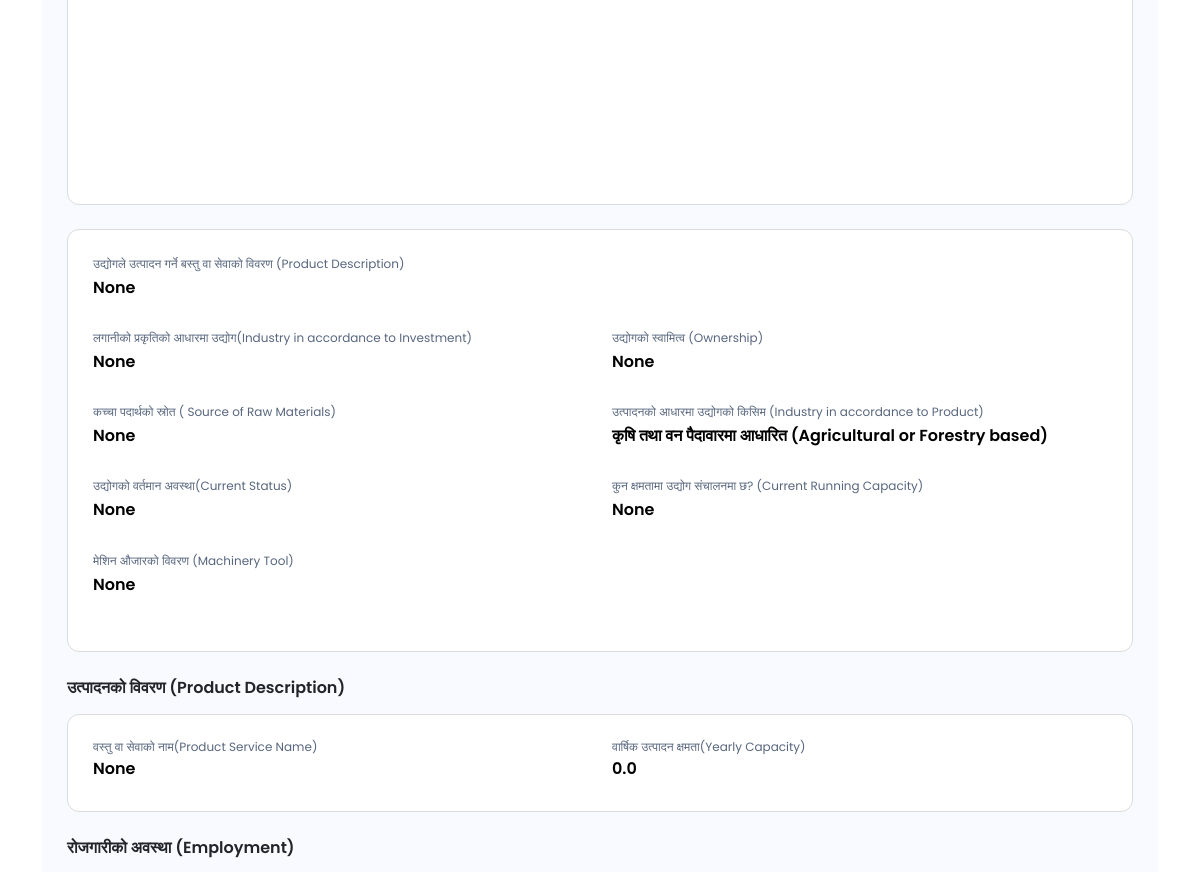
The page /industry/profile/5734/ (signed in, middle part) on the database as committed earlier.
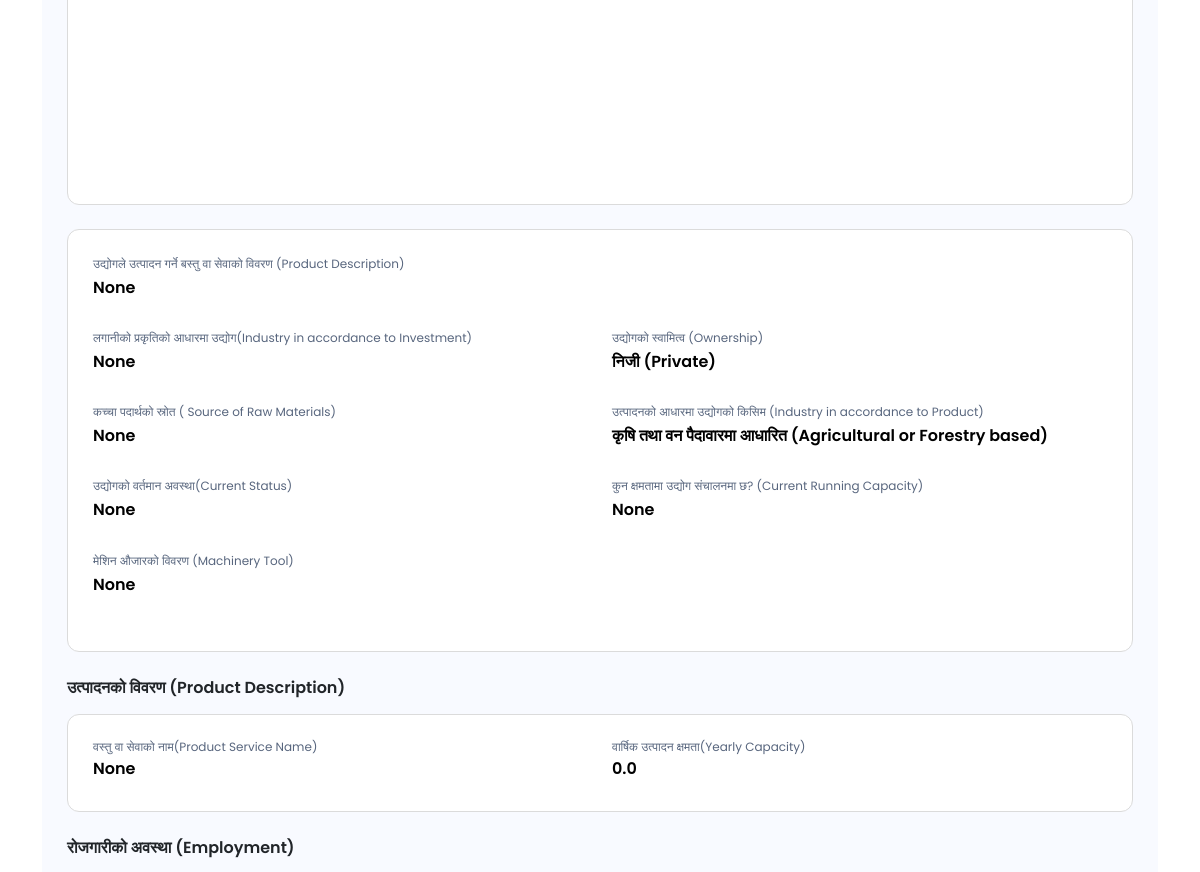
The same page on the database as committed later.
### industry/models.py (models this page shows, shortened)
class Industry(models.Model):
    industry_name = models.CharField(max_length=150)
    industry_reg_no = models.CharField(max_length=100, blank=True, null=True)
    reg_date = models.DateField(blank=True, null=True)
    owner_name = models.CharField(max_length=100)
    sex = models.CharField(max_length=6, choices=commons.SEX_CHOICES, blank=True, null=True)
    caste = models.CharField(max_length=8, choices=commons.CASTE_CHOICES, blank=True, null=True)
    address = models.CharField(max_length=100, blank=True, null=True)
    telephone_number = models.CharField(max_length=15, blank=True, null=True)
    contact_person = models.CharField(max_length=100, blank=True, null=True)
    mobile_number = models.CharField(max_length=15, blank=True, null=True)
    district = models.CharField(max_length=100, blank=True, null=True)
    local_body = models.CharField(max_length=100, blank=True, null=True)
    ward_no = models.CharField(max_length=100, blank=True, null=True)
    settlement = models.CharField(max_length=100, blank=True, null=True)
    latitude = models.CharField(max_length=100, blank=True)
    longitude = models.CharField(max_length=100, blank=True)
    product_description = models.TextField(max_length=600, blank=True, null=True)
    investment = models.CharField(max_length=9, choices=commons.INVESTMENT_CHOICES, blank=True, null=True)
    ownership = models.CharField(max_length=11, choices=commons.OWNERSHIP_CHOICES, blank=True, null=True)
    raw_material_source = models.CharField(max_length=8, choices=commons.MATERIAL_SOURCE, blank=True, null=True)
    industry_acc_product = models.CharField(max_length=50, choices=commons.TYPE_OF_PRODUCT, blank=True, null=True)
    others_text = models.CharField(max_length=255, blank=True, null=True)
    current_status = models.CharField(max_length=8, choices=commons.CURRENT_STATUS, blank=True, null=True)
    current_running_capacity = models.CharField(max_length=1, choices=commons.CAPACITY, blank=True, null=True)
    machinery_tool = models.TextField(max_length=600, blank=True, null=True)
    product_service_name = models.CharField(max_length=100, blank=True, null=True)
    yearly_capacity = models.FloatField(default=0, blank=True, null=True)
    total_manpower = models.IntegerField(default=0, blank=True, null=True)
    skillfull = models.IntegerField(default=0, blank=True, null=True)
    unskilled = models.IntegerField(default=0, blank=True, null=True)
    indigenous = models.IntegerField(default=0, blank=True, null=True)
    foreign = models.IntegerField(default=0, blank=True, null=True)
    male = models.IntegerField(default=0, blank=True, null=True)
    female = models.IntegerField(default=0, blank=True, null=True)
    fixed_capital = models.FloatField(default=0, blank=True, null=True)
    current_capital = models.FloatField(default=0, blank=True, null=True)
    total_capital = models.FloatField(default=0, blank=True, null=True)

### industry/views.py (the view)
# urls.py: path('industry/profile/<int:industry_id>/', views.view_industry_profile, name="industry-profile"),
@login_required
def view_industry_profile(request, industry_id):
    industry = get_object_or_404(Industry, id=industry_id)
    photos = industry.industry_photo.all()
    context = {'industry': industry, 'photos': photos}
    return render(request, 'industry/industrydetail.html', context)

### templates/industry/industrydetail.html (shortened to what the changed rows need)
{% extends "layout/base.html" %}
{% load static %}
{% block container %}
    <div class="container my-5">
        <div class="kit-form-container">
            <div class="kit-myindustry-detail mt-4">
                <div class="row mb-4">
                    <div class="col-sm-12">
                        <p class="kit-industry-title">उद्योगले उत्पादन गर्ने बस्तु वा सेवाको विवरण (Product Description)
                        </p>
                        <h2 class="kit-industry-content">{{ industry.product_description }}</h2>
                    </div>
                </div>
                <div class="row mb-4">
                    <div class="col-sm-6">
                        <p class="kit-industry-title">लगानीको प्रकृतिको आधारमा उद्योग(Industry in accordance to
                            Investment)</p>
                        <h2 class="kit-industry-content">{{ industry.get_investment_display }}</h2>
                    </div>
                    <div class="col-sm-6">
                        <p class="kit-industry-title">उद्योगको स्वामित्व (Ownership)</p>
                        <h2 class="kit-industry-content">{{ industry.get_ownership_display }}</h2>
                    </div>
                </div>
                <div class="row mb-4">
                    <div class="col-sm-6">
                        <p class="kit-industry-title">कच्चा पदार्थको स्रोत ( Source of Raw Materials)</p>
                        <h2 class="kit-industry-content">{{ industry.get_raw_material_source_display }}</h2>
                    </div>
                    <div class="col-sm-6">
                        <p class="kit-industry-title">उत्पादनको आधारमा उद्योगको किसिम (Industry in accordance to
                            Product)</p>
                        {% if industry.industry_acc_product == 'O' %}
                            <h2 class="kit-industry-content">{{ industry.others_text }}</h2>
                        {% else %}
                            <h2 class="kit-industry-content">{{ industry.get_industry_acc_product_display }}</h2>
                        {% endif %}
                    </div>
                </div>
                <div class="row mb-4">
                    <div class="col-sm-6">
                        <p class="kit-industry-title">उद्योगको वर्तमान अवस्था(Current Status)</p>
                        <h2 class="kit-industry-content">{{ industry.get_current_status_display }}</h2>
                    </div>
                    <div class="col-sm-6">
                        <p class="kit-industry-title">कुन क्षमतामा उद्योग संचालनमा छ? (Current Running Capacity)</p>
                        <h2 class="kit-industry-content">{{ industry.get_current_running_capacity_display }}</h2>
                    </div>
                </div>
                <div class="row mb-4">
                    <div class="col-sm-12">
                        <p class="kit-industry-title">मेशिन औजारको विवरण (Machinery Tool)</p>
                        <h2 class="kit-industry-content">{{ industry.machinery_tool }}</h2>
                    </div>
                </div>
            </div>
            <h2 class="kit-smpage-heading mt-4">उत्पादनको विवरण (Product Description)<h2>
            <div class="kit-myindustry-detail">
                <div class="row">
                    <div class="col-sm-6">
                        <p class="kit-industry-title">वस्तु वा सेवाको नाम(Product Service Name)</p>
                        <h2 class="kit-industry-content">{{ industry.product_service_name }}</h2>
                    </div>
                    <div class="col-sm-6">
                        <p class="kit-industry-title">वार्षिक उत्पादन क्षमता(Yearly Capacity)</p>
                        <h2 class="kit-industry-content">{{ industry.yearly_capacity }}</h2>
                    </div>
                </div>
            </div>
            <h2 class="kit-smpage-heading mt-4">रोजगारीको अवस्था (Employment)<h2>
        </div>
    </div>
{% endblock %}

Rows that differ between the two databases and show on the page:
changed Industry "None": ownership "None" → "निजी (Private)"
